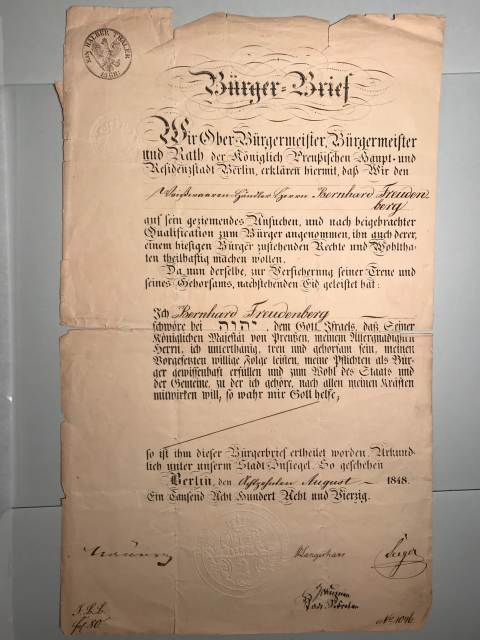
#> input picture tests/regression/images/cc0/german_official_document.jpg, 960 x 1280 px, found by its file name (shown at 1/2 size)
$ python generate_derived_fixtures.py --source images/cc0/german_official_document.jpg
#> lines starting #> are read from the running program, lines starting #| are printed output that depends on the picture
#!/usr/bin/env python3
"""Create deterministic robustness variants from verified PD/CC0 fixtures.

Derived images are test inputs, not new source material: each record retains
the parent SHA-256 and the exact transformation recipe.  The default set is
small enough for source control and exercises geometry, illumination, noise,
resolution, compression, orientation, and mixed-orientation handling.
"""

from __future__ import annotations

import argparse
import hashlib
import json
import math
import random
from pathlib import Path

from PIL import Image, ImageEnhance, ImageFilter, ImageOps


ROOT = Path(__file__).resolve().parents[2]
SOURCE_DIR = ROOT / "tests/regression/images/cc0"
OUT_DIR = ROOT / "tests/regression/images/derived"
MANIFEST = OUT_DIR / "MANIFEST.json"


def digest(path: Path) -> str:
    return hashlib.sha256(path.read_bytes()).hexdigest()


def gradient(img: Image.Image, dark: bool) -> Image.Image:
    rgb = img.convert("RGB")
    width, height = rgb.size
    pixels = rgb.load()
    for y in range(height):
        for x in range(width):
            phase = (x / max(1, width - 1) + y / max(1, height - 1)) / 2
            factor = (0.55 + 0.45 * phase) if dark else (0.82 + 0.18 * phase)
            r, g, b = pixels[x, y]
            pixels[x, y] = tuple(min(255, int(channel * factor)) for channel in (r, g, b))
    return rgb


def speckle(img: Image.Image, seed: int) -> Image.Image:
    rng = random.Random(seed)
    out = img.convert("RGB")
    pixels = out.load()
    count = max(1, out.width * out.height // 1800)
    for _ in range(count):
        x = rng.randrange(out.width)
        y = rng.randrange(out.height)
        value = rng.choice((0, 0, 0, 255, 255, 255))
        pixels[x, y] = (value, value, value)
    return out.filter(ImageFilter.GaussianBlur(radius=0.15))


def perspective(img: Image.Image) -> Image.Image:
    # A fixed trapezoid is sufficient to stress polygon geometry while keeping
    # the generated fixture reproducible across Pillow versions.
    width, height = img.size
    inset = max(2, width // 18)
    return img.transform(
        (width, height), Image.Transform.QUAD,
        (inset, 0, width - inset, 0, width, height, 0, height),
        resample=Image.Resampling.BICUBIC,
    )


def mixed_lines(img: Image.Image) -> Image.Image:
    out = img.convert("RGB")
    band = max(1, out.height // 5)
    for index, top in enumerate(range(0, out.height, band)):
        bottom = min(out.height, top + band)
        if index % 2:
            crop = out.crop((0, top, out.width, bottom)).rotate(180, expand=False)
            out.paste(crop, (0, top))
    return out


def variants(img: Image.Image) -> list[tuple[str, Image.Image, dict]]:
    width, height = img.size
    low_w = max(32, width // 3)
    low_h = max(32, height // 3)
    return [
        ("skew-p04", img.rotate(4, expand=True, fillcolor="white"), {"op": "rotate", "degrees": 4}),
        ("skew-m04", img.rotate(-4, expand=True, fillcolor="white"), {"op": "rotate", "degrees": -4}),
        ("skew-p08", img.rotate(8, expand=True, fillcolor="white"), {"op": "rotate", "degrees": 8}),
        ("skew-m08", img.rotate(-8, expand=True, fillcolor="white"), {"op": "rotate", "degrees": -8}),
        ("dark-border", ImageOps.expand(img, border=max(8, min(width, height) // 45), fill=(35, 35, 35)),
         {"op": "border", "pixels": max(8, min(width, height) // 45), "rgb": [35, 35, 35]}),
        ("uneven-illumination", gradient(img, True), {"op": "gradient", "minimum": 0.55, "maximum": 1.0}),
        ("haze", Image.blend(img.convert("RGB"), Image.new("RGB", img.size, "white"), 0.32),
         {"op": "blend", "color": "white", "amount": 0.32}),
        ("speckle", speckle(img, 20260731), {"op": "speckle", "seed": 20260731}),
        ("low-dpi", img.resize((low_w, low_h), Image.Resampling.BOX).resize((width, height), Image.Resampling.BICUBIC),
         {"op": "resize", "downsample": [low_w, low_h], "restore": [width, height]}),
        ("jpeg-damage", Image.open(_jpeg_roundtrip(img)).convert("RGB"),
         {"op": "jpeg", "quality": 28}),
        ("rot90", img.rotate(90, expand=True), {"op": "rotate", "degrees": 90}),
        ("rot180", img.rotate(180, expand=True), {"op": "rotate", "degrees": 180}),
        ("rot270", img.rotate(270, expand=True), {"op": "rotate", "degrees": 270}),
        ("perspective", perspective(img), {"op": "perspective", "top_inset": max(2, width // 18)}),
        ("mixed-orientation", mixed_lines(img), {"op": "rotate-alternating-horizontal-bands", "band_count": 5}),
    ]


_JPEG_TEMP: Path | None = None


def _jpeg_roundtrip(img: Image.Image) -> Path:
    global _JPEG_TEMP
    if _JPEG_TEMP is None:
        _JPEG_TEMP = OUT_DIR / ".jpeg-roundtrip.jpg"
    img.convert("RGB").save(_JPEG_TEMP, format="JPEG", quality=28, optimize=False, progressive=False)
    return _JPEG_TEMP


def main() -> int:
    ap = argparse.ArgumentParser()
    ap.add_argument("--source", action="append", help="CC0 filename; repeat to limit sources")
    ap.add_argument("--output", default=str(OUT_DIR))
    args = ap.parse_args()
    out = Path(args.output)
    out.mkdir(parents=True, exist_ok=True)
    names = args.source or ["receipt_example.png", "german_official_document.jpg", "arabic_printed_line.png"]
    records = []
    for name in names:
        source = SOURCE_DIR / name
        if not source.is_file():
            raise SystemExit(f"missing source fixture: {source}")
        parent_sha = digest(source)
        base = Image.open(source).convert("RGB")
#> base is the input picture: PIL image 960x1280 RGB; mean R, G, B 180.1, 158.3, 138.4
        for suffix, image, recipe in variants(base):
#> the loop in speckle, `for _ in range(count):` made 682 passes
#> (x, y, value) on passes 1 to 3: (25, 573, 255), (243, 1154, 0), (114, 965, 0)
#> in perspective, `width, height = img.size`: width = 960; height = 1280
#> in perspective, `inset = max(2, width // 18)`: inset = 53
#> in perspective, `return img.transform( (width, height), Image.Transform.QUAD, (inset, 0..`:
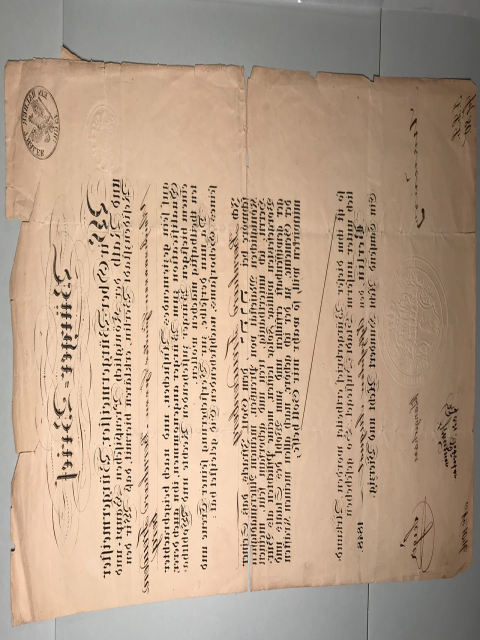
#> returned value: PIL image 960x1280 RGB (shown at 1/2 size); mean R, G, B 181.7, 158.5, 137.5
#> in mixed_lines, `band = max(1, out.height // 5)`: band = 256
#> the loop in mixed_lines, `for index, top in enumerate(range(0, out.height, band)):` made 5 passes
#> bottom on passes 1 to 5: 256, 512, 768, 1024, 1280
#> pass 2, in mixed_lines, `crop = out.crop((0, top, out.width, bottom)).rotate(180, expand=False)`:
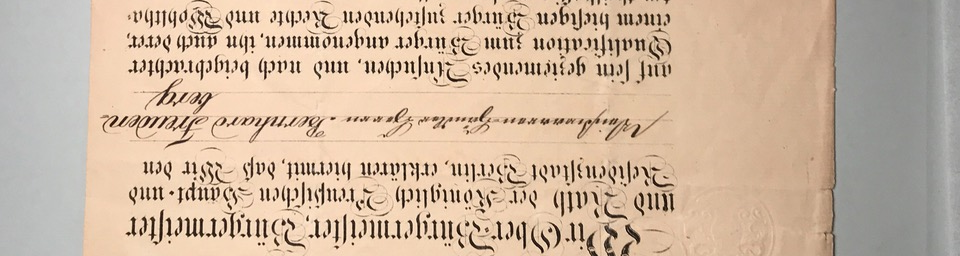
#> crop: PIL image 960x256 RGB; mean R, G, B 204.3, 181.4, 159.9
#> after the loop in mixed_lines, `for index, top in enumerate(range(0, out.height, band)):`:
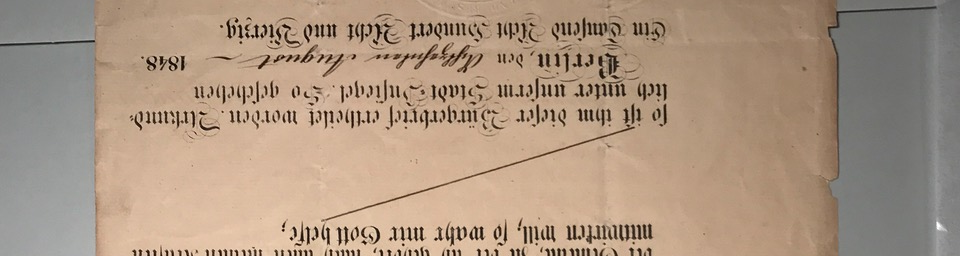
#> crop: PIL image 960x256 RGB; mean R, G, B 171.7, 149.8, 130.1
#> after the loop in mixed_lines, `for index, top in enumerate(range(0, out.height, band)):`:
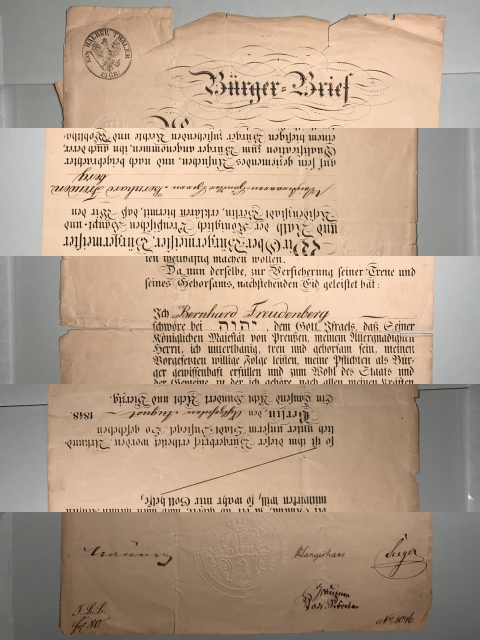
#> out: PIL image 960x1280 RGB (shown at 1/2 size); mean R, G, B 180.1, 158.3, 138.4
            target = out / f"{source.stem}__{suffix}.png"
            image.save(target, format="PNG", optimize=False)
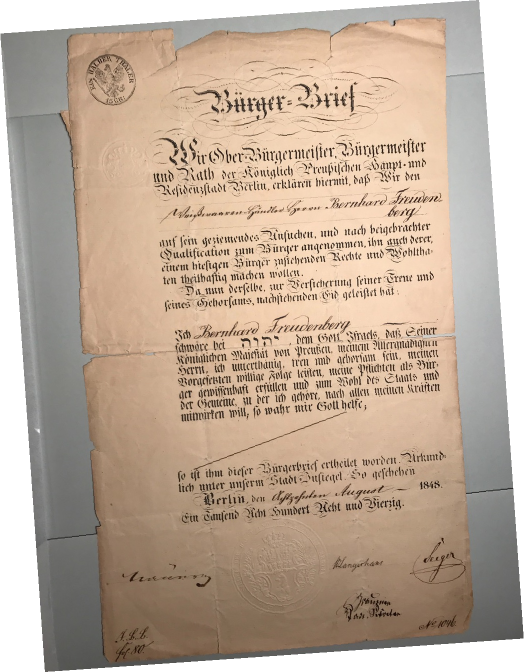
#> saved as german_official_document__skew-p04.png: PIL image 1048x1344 RGB (shown at 1/2 size); mean R, G, B 189.7, 170.6, 153.2
            records.append({
                "file": str(target.relative_to(ROOT)),
                "parent": str(source.relative_to(ROOT)),
                "parent_sha256": parent_sha,
                "sha256": digest(target),
                "recipe": recipe,
                "size": list(image.size),
            })
    if _JPEG_TEMP is not None:
        _JPEG_TEMP.unlink(missing_ok=True)
    MANIFEST_PATH = out / "MANIFEST.json"
    MANIFEST_PATH.write_text(json.dumps({"version": 1, "records": records}, indent=2) + "\n")
    print(f"generated={len(records)} manifest={MANIFEST_PATH}")
#| generated=15 manifest=tests/regression/images/derived/MANIFEST.json
    return 0


if __name__ == "__main__":
    raise SystemExit(main())
#> (the program exits here)

$ run again, with tests/regression/images/cc0/german_kurrent_handwriting.jpg copied over tests/regression/images/cc0/german_official_document.jpg
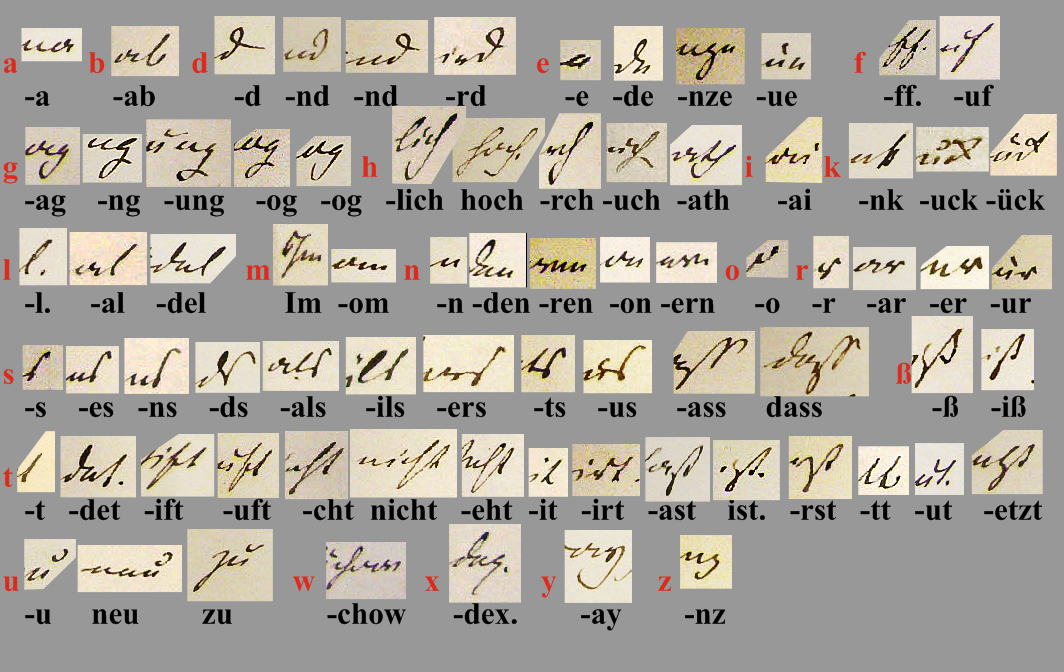
#> input picture tests/regression/images/cc0/german_kurrent_handwriting.jpg, 1064 x 672 px, found by its file name
#> in main, base is the input picture: PIL image 1064x672 RGB; mean R, G, B 170.8, 165.8, 156.6
#> the loop in speckle, `for _ in range(count):` made 397 passes
#> (x, y, value) on passes 1 to 3: (50, 286, 255), (487, 577, 0), (228, 482, 0)
#> in perspective, `width, height = img.size`: width = 1064; height = 672
#> inset = 59
#> in perspective, `return img.transform( (width, height), Image.Transform.QUAD, (inset, 0..`:
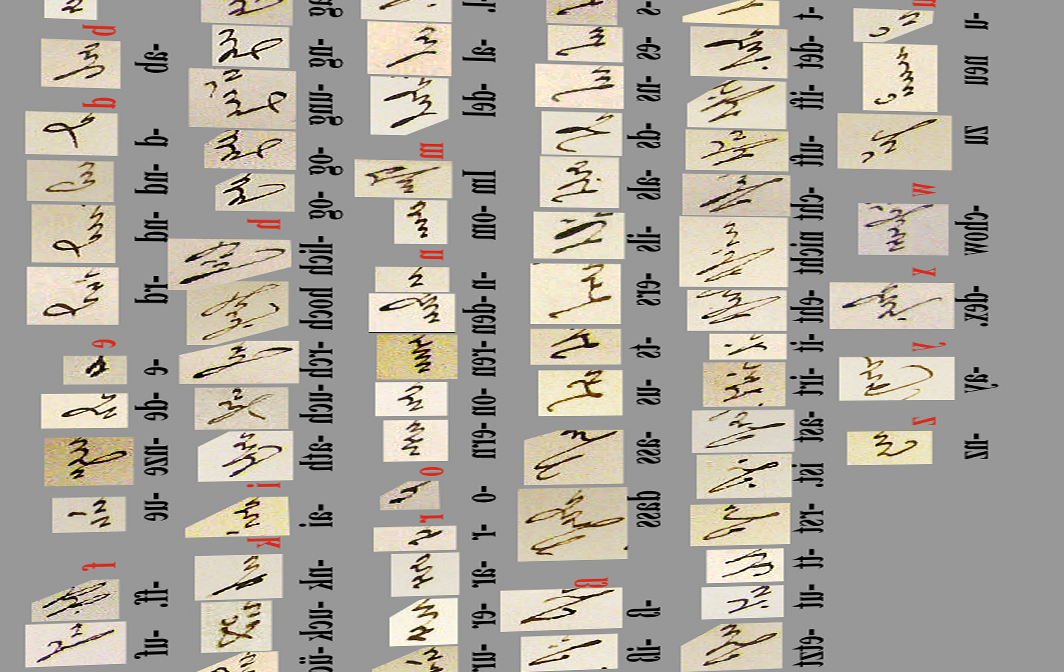
#> returned value: PIL image 1064x672 RGB; mean R, G, B 171.1, 166.1, 156.6
#> band = 134
#> the loop in mixed_lines, `for index, top in enumerate(range(0, out.height, band)):` made 6 passes
#> bottom on passes 1 to 6: 134, 268, 402, 536, 670, 672
#> in main, `image.save(target, format="PNG", optimize=False)`:
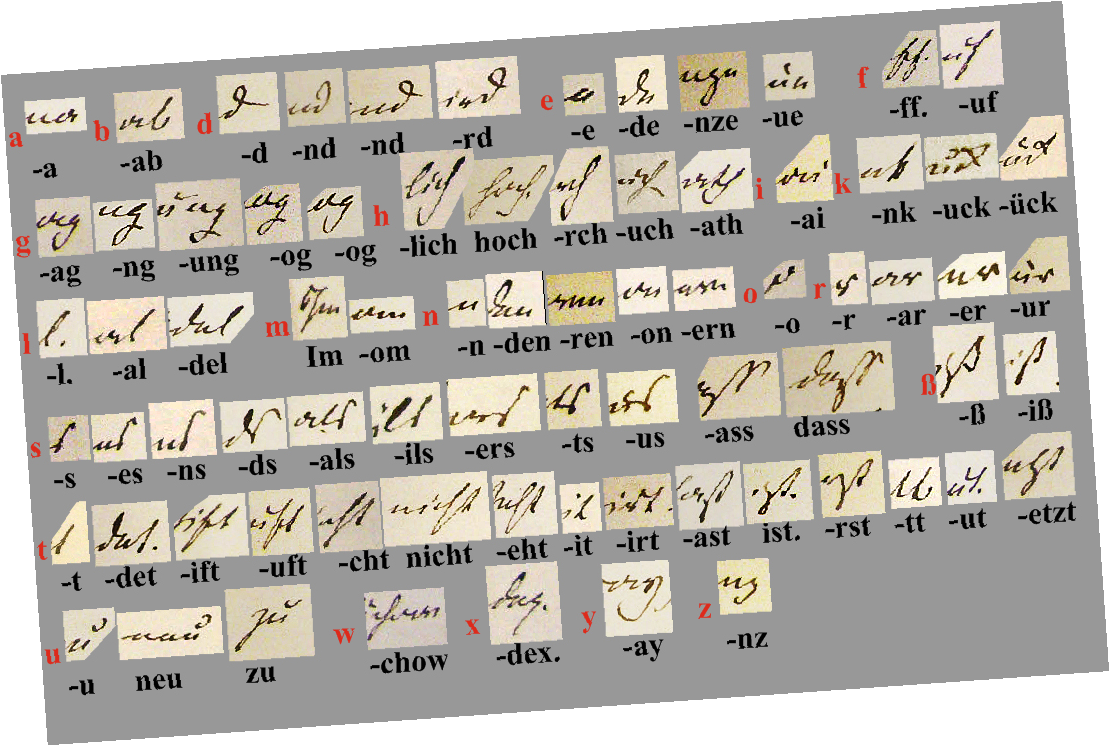
#> saved as german_official_document__skew-p04.png: PIL image 1110x746 RGB; mean R, G, B 182.3, 178, 170.1
#| generated=15 manifest=tests/regression/images/derived/MANIFEST.json
